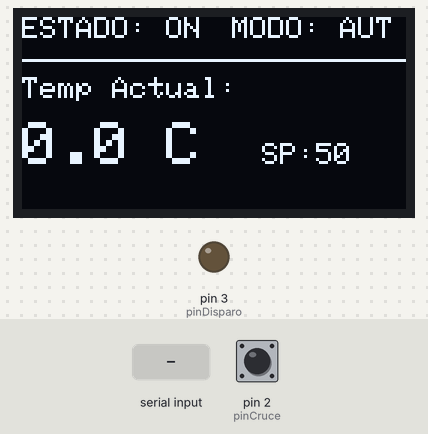
The sketch below on a simulated Arduino Uno, built with avr-gcc and run on an emulated ATmega328P. Parts: 128×64 one-colour display, output pins drawn as LEDs (lit = HIGH). Inputs (shaded band) come from the test bench; at power-on: pin 2 (pinCruce) HIGH. What the sketch prints to the serial monitor is not drawn.

Above: at 1.7 s.
1.8 s: "A90\n" received over Serial
At 2.9 s:
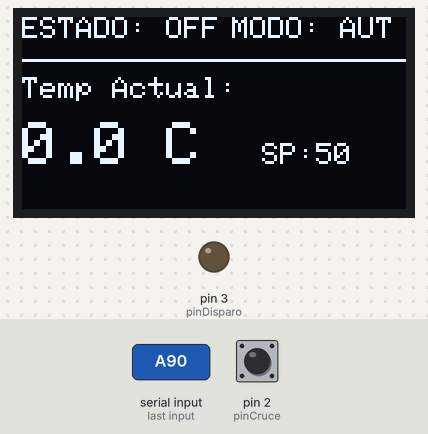
3.5 s: "S90\n" received over Serial
At 4.0 s:
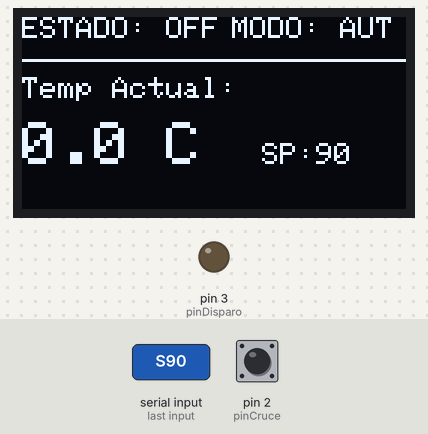
Timing chart, 0 to 6.5 s (numbered marks = the images above; inputs shaded):
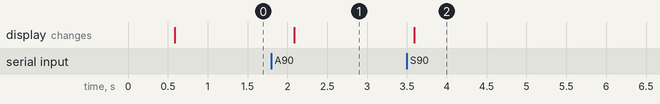

The sketch:

controlconpantalla.ino
```cpp
#include "MAX6675.h"
#include <Wire.h>
#include <Adafruit_GFX.h>
#include <Adafruit_SSD1306.h>

// ==========================================
// CONFIGURACIÓN DE PANTALLA OLED
// ==========================================
#define ANCHO_PANTALLA 128 // Ancho en píxeles
#define ALTO_PANTALLA 64   // Alto en píxeles
#define OLED_RESET -1      // Pin de reset (compartido con Arduino)
#define DIRECCION_I2C 0x3C // Dirección I2C estándar para 0.96"

Adafruit_SSD1306 display(ANCHO_PANTALLA, ALTO_PANTALLA, &Wire, OLED_RESET);

// ==========================================
// PINES Y OBJETOS TERMOPAR
// ==========================================
const int thermoCS  = 10;
const int thermoDO  = 12; // MISO
const int thermoCLK = 13;
MAX6675 termopar(thermoCS, thermoDO, thermoCLK);

const int pinCruce = 2;
const int pinDisparo = 3;

// ==========================================
// VARIABLES DE CONTROL PID
// ==========================================
double kp = 2.5;
double ki = 0.1;
double kd = 0.8;
double setpoint = 50.0;

double error = 0.0;
double errorAnterior = 0.0;
double integral = 0.0;
double derivada = 0.0;
double salidaPID = 0.0;

// ==========================================
// ESTADOS DEL SISTEMA
// ==========================================
bool sistemaActivo = true; // Controla el Start/Stop (A1/A0)
bool modoManual = false;   // Controla Manual/Digital (M1/M0)

// ==========================================
// VARIABLES DE TIEMPO Y FASE AC
// ==========================================
unsigned long tiempoPIDAnterior = 0;
const int intervaloLectura = 250;

unsigned long tiempoPantallaAnterior = 0;
const int intervaloPantalla = 500; // Actualiza OLED cada medio segundo

unsigned long retardo_us = 8500; // Inicia apagado
unsigned long tiempoCruce = 0;
unsigned long tiempoDisparo = 0;
bool esperandoDisparo = false;
bool disparando = false;
int estadoCruceAnterior = LOW;

// ==========================================
// COLA (BUFFER) PARA EL SERIAL
// ==========================================
unsigned long tiempoSerialAnterior = 0;
const int intervaloSerial = 200;

float bufferTemp[2];
float bufferSet[2];
float bufferOut[2];
int indiceBuffer = 0;

// Variables globales temporales para mostrar en pantalla
float tempActualGlobal = 0.0;

// Buffer para la lectura serial
String cadenaEntrada = "";

void setup() {
  Serial.begin(115200);

  pinMode(thermoDO, INPUT_PULLUP);
  pinMode(pinCruce, INPUT_PULLUP);
  pinMode(pinDisparo, OUTPUT);
  digitalWrite(pinDisparo, LOW);

  termopar.begin();

  // Iniciar pantalla OLED
  if(!display.begin(SSD1306_SWITCHCAPVCC, DIRECCION_I2C)) {
    Serial.println(F("Fallo OLED")); // Falla silenciosa para no detener el sistema
  } else {
    display.clearDisplay();
    display.setTextColor(SSD1306_WHITE);
    display.display();
  }

  delay(500);
}

void loop() {
  unsigned long tiempoActualMicros = micros();
  unsigned long tiempoActualMillis = millis();

  // ==============================================================
  // 0. LECTURA SERIAL NO BLOQUEANTE (Desde Python/MATLAB)
  // ==============================================================
  while (Serial.available() > 0) {
    char caracter = Serial.read();
    if (caracter == '\n' || caracter == '\r') {
      if (cadenaEntrada.length() > 0) {
        procesarComandoMATLAB(cadenaEntrada);
        cadenaEntrada = "";
      }
    } else {
      cadenaEntrada += caracter;
    }
  }

  // ==============================================================
  // 1. TAREA RÁPIDA: CONTROL DE FASE (Microsegundos)
  // ==============================================================
  int estadoCruce = digitalRead(pinCruce);

  if (estadoCruce == HIGH && estadoCruceAnterior == LOW) {
    tiempoCruce = tiempoActualMicros;
    esperandoDisparo = true;
  }
  estadoCruceAnterior = estadoCruce;

  if (esperandoDisparo) {
    if (tiempoActualMicros - tiempoCruce >= retardo_us && retardo_us <= 8333) {
      esperandoDisparo = false;
      disparando = true;
      tiempoDisparo = tiempoActualMicros;
      digitalWrite(pinDisparo, HIGH);
    }
  }

  if (disparando) {
    if (tiempoActualMicros - tiempoDisparo >= 400) {
      disparando = false;
      digitalWrite(pinDisparo, LOW);
    }
  }

  // ==============================================================
  // 2. TAREA MEDIA: TEMPERATURA Y PID (Milisegundos)
  // ==============================================================
  if (tiempoActualMillis - tiempoPIDAnterior >= intervaloLectura) {
    double dt = (double)(tiempoActualMillis - tiempoPIDAnterior) / 1000.0;
    tiempoPIDAnterior = tiempoActualMillis;

    uint8_t estado = termopar.read();

    if (estado == 0) {
      float temperatura = termopar.getCelsius();
      tempActualGlobal = temperatura; // Guardar para la pantalla OLED

      if (!sistemaActivo) {
        salidaPID = 0.0;
      }
      else if (modoManual) {
        salidaPID = setpoint;
        if (salidaPID > 100.0) salidaPID = 100.0;
        if (salidaPID < 0.0)   salidaPID = 0.0;
      }
      else {
        error = setpoint - temperatura;
        integral = integral + (error * dt);

        // Anti-windup
        if (integral > 1000.0) integral = 1000.0;
        if (integral < 0.0)   integral = 0.0;

        derivada = (error - errorAnterior) / dt;
        salidaPID = (kp * error) + (ki * integral) + (kd * derivada);

        if (salidaPID > 100.0) salidaPID = 100.0;
        if (salidaPID < 0.0)   salidaPID = 0.0;

        if (error < -0.5) {
          salidaPID = 0.0;
        }
        errorAnterior = error;
      }

      // --- MAPEAR PID AL RETARDO DEL TRIAC ---
      if (salidaPID == 0) {
        retardo_us = 8500;
      } else {
        retardo_us = map((long)salidaPID, 1, 100, 8000, 200);
      }

      // --- LLENADO DE LA COLA ---
      if (indiceBuffer < 2) {
        bufferTemp[indiceBuffer] = temperatura;
        bufferSet[indiceBuffer]  = setpoint;
        bufferOut[indiceBuffer]  = salidaPID;
        indiceBuffer++;
      }

    } else {
      retardo_us = 8500;
      salidaPID = 0;
    }
  }

  // ==============================================================
  // 3. TAREA DE PANTALLA OLED (Cada 500 ms para no bloquear el PID)
  // ==============================================================
  if (tiempoActualMillis - tiempoPantallaAnterior >= intervaloPantalla) {
    tiempoPantallaAnterior = tiempoActualMillis;
    actualizarPantalla(tempActualGlobal, setpoint);
  }

  // ==============================================================
  // 4. TAREA DE DEBUG: VACIAR COLA AL SERIAL
  // ==============================================================
  if (tiempoActualMillis - tiempoSerialAnterior >= intervaloSerial) {
    tiempoSerialAnterior = tiempoActualMillis;

    for (int i = 0; i < indiceBuffer; i++) {
      Serial.print(bufferTemp[i]);
      Serial.print(",");
      Serial.print(bufferSet[i]);
      Serial.print(",");
      Serial.println(bufferOut[i]);
    }
    indiceBuffer = 0;
  }
}

// ==============================================================
// FUNCIÓN AUXILIAR: PROCESAR COMANDOS RECIBIDOS
// ==============================================================
void procesarComandoMATLAB(String cmd) {
  char tipoComando = cmd.charAt(0);
  String valorStr = cmd.substring(1);
  float valor = valorStr.toFloat();

  switch (tipoComando) {
    case 'A': sistemaActivo = ((int)valor == 1); break;
    case 'M': modoManual = ((int)valor == 1); break;
    case 'S': setpoint = valor; break;
    case 'P': kp = valor; break;
    case 'I': ki = valor; break;
    case 'D': kd = valor; break;
  }
}

// ==============================================================
// FUNCIÓN AUXILIAR: ACTUALIZAR PANTALLA OLED
// ==============================================================
void actualizarPantalla(float temp, float sp) {
  display.clearDisplay();

  // --- ZONA AMARILLA SUPERIOR ---
  display.setTextSize(1);
  display.setCursor(0, 0);
  display.print(sistemaActivo ? "ESTADO: ON" : "ESTADO: OFF");

  display.setCursor(70, 0);
  display.print(modoManual ? "MODO: MAN" : "MODO: AUT");

  display.drawLine(0, 14, 128, 14, SSD1306_WHITE); // Línea divisoria

  // --- ZONA AZUL INFERIOR ---
  display.setTextSize(1);
  display.setCursor(0, 20);
  display.print("Temp Actual:");

  // Temperatura en texto grande
  display.setTextSize(2);
  display.setCursor(0, 35);
  display.print(temp, 1);
  display.print(" C");

  // Setpoint en texto pequeño
  display.setTextSize(1);
  display.setCursor(80, 42);
  display.print("SP:");
  display.print(sp, 0);

  display.display();
}
```

Measured:
- after the input at 1.8 s, the display: changes after 0.29 s (image 1)
- after the input at 3.5 s, the display: changes after 0.09 s (image 2)
